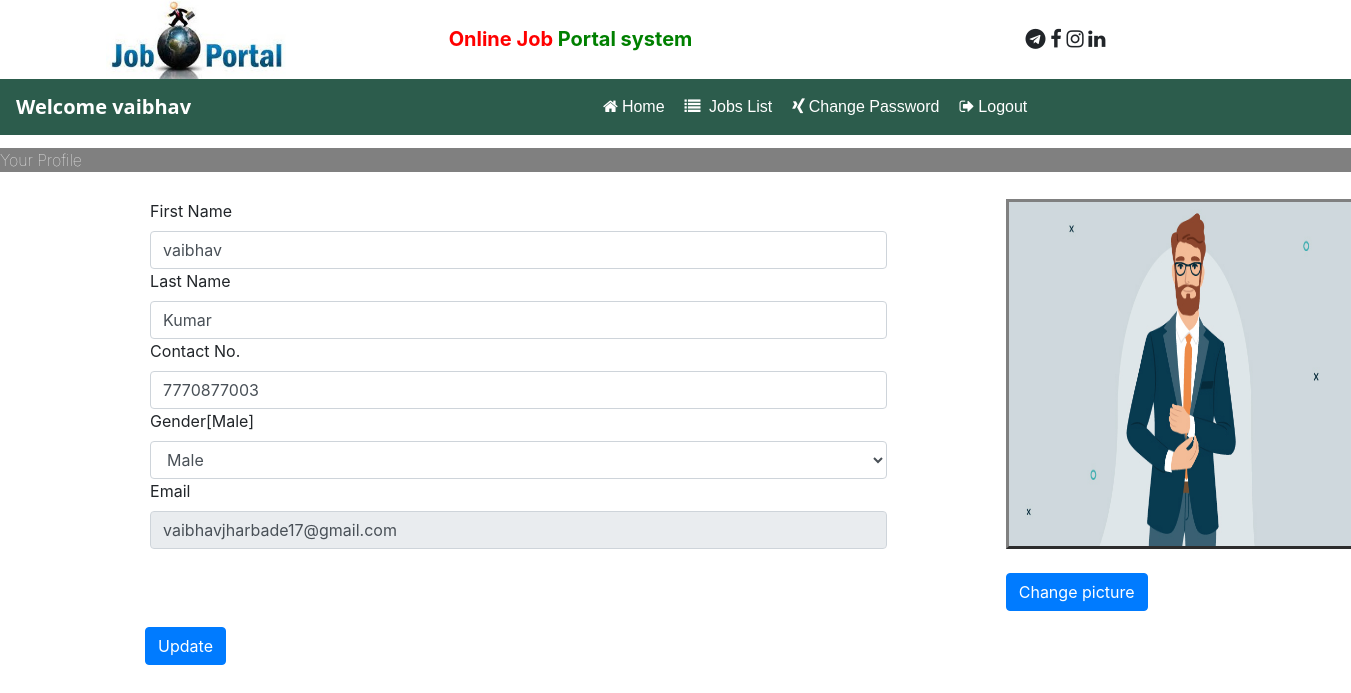
Screenshot of /userhome/ (signed in) with the database file from the repository.
### appp/models.py (models this page shows, shortened)
class S_user(models.Model):
    user=models.ForeignKey(User,on_delete=models.CASCADE)
    mobile=models.CharField(max_length=15,null=True)
    image=models.FileField(null=True)
    gender=models.CharField(max_length=10,null=True)
    types=models.CharField(max_length=10,null=True)

### appp/views.py (the view, shortened to what this page needs)
# urls.py: path('userhome/',Userhome,name='userhome'),
def Userhome(request):
    if not request.user.is_authenticated:
        return redirect('userlogin')
    user=request.user
    student=S_user.objects.get(user=user)
    error=""
    d={'rec':student,'error':error}
    return render(request,'userhome.html',d)

### appp/templates/userhome.html (shortened to what this page needs)
{%load static%}
{%block body%}
{%include 'usernav.html'%}
<marquee style="background: grey;margin-top: 1%;">
    <p style="margin-top: .5%;color: white;font-weight:20;">Your Profile</p>
</marquee>
<form  class="container" name="signup" style="margin: 2% 10% 0% 10%;" method="POST" enctype="multipart/form-data" >
    <div class="form-row">
    <div class="form-group col-md-8">
        <label>First Name</label>
        <input type="text" class="form-control" name="fname" value="{{rec.user.first_name}}">
        <label>Last Name</label>
        <input type="text" class="form-control" name="lname" value="{{rec.user.last_name}}">
        <label>Contact No.</label>
        <input type="text" class="form-control" name="contact" value="{{rec.mobile}}">
        <label>Gender[{{rec.gender}}]</label>
        <select class="form-control" name="gender" >
            <option value="Male">Male</option>
        </select>
        <label>Email</label>
        <input type="email" class="form-control" name="email" value="{{rec.user.username}}" readonly>
    </div>
    <div class="form-group col-md-4">
        <div class="box" style="padding-left: 30%;">
        <img  src="{{rec.image.url}}" style="width: 350;height: 350;border-style:outset;border-color: grey;" >
        <a class="btn btn-primary mt-4" href="{% url 'culogo' rec.id %}">Change picture</a>
    </div>
    </div>
    <input type="submit" value="Update" class="btn btn-primary" >
</form>
{%endblock%}

### appp/templates/usernav.html (shortened to what this page needs)
<html><head>
    {%load static %}
    <link rel="stylesheet" href="https://maxcdn.bootstrapcdn.com/bootstrap/4.5.2/css/bootstrap.min.css">
    <link rel="stylesheet" href="https://cdnjs.cloudflare.com/ajax/libs/font-awesome/4.7.0/css/font-awesome.min.css">
    <link rel="stylesheet" href="{% static 'css/style.css' %}">
</head></html>
<body>
    <div class="container">
        <div class="row">
            <div clas="col-sm-3">
                <img src="{% static 'images/download.jfif' %}" width="180px" heigth="150px">
            </div>
            <div class="col-sm-6 mt-4">
                <center>
                <span style="font-weight: bold; font-size: 20px;">
                    <span style="color:red;">Online Job</span>
                    <span style="color: green;">Portal system</span>
                </span>
            </center>
            </div>
            <div class="col-sm-3 mt-4 " style="padding-left: 170;">
                <span style="font-weight: bold; font-size: 20px;">
                    <span><i class="fa fa-telegram"></i></span>
                    <span><i class="fa fa-facebook"></i></span>
                    <span><i class="fa fa-instagram"></i></span>
                    <span><i class="fa fa-linkedin"></i></span>
                </span>
            </div>
        </div>
    </div>
    <nav class="navbar navbar-expand-sm" style="background-color: rgb(44, 92, 76);">
        <a class="navbar-brand text-white  " style="font-family: 'Segoe UI', Tahoma, Geneva, Verdana, sans-serif;font-weight: bold;">Welcome {{request.user.first_name}}</a>
        <ul class="navbar-nav">
            <li class="nav-item">
                <a class="nav-link c1" href="{% url 'userhome' %}" style="margin-left:388px;"><i class="fa fa-home mr-1"></i>Home</a>
            </li>
            <li class="nav-item">
                <a class="nav-link" href="{% url 'sjoblist' %}"><i class="fa fa-list mr-1"></i> Jobs List</a>
            </li>
            <li class="nav-item">
                <a class="nav-link" href="{% url 'cpuser' %}"><i class="fa fa-xing mr-1"></i>Change Password</a>
            </li>
            <li class="nav-item">
                <a class="nav-link" href="{% url 'Logout' %}"><i class="fa fa-sign-out mr-1"></i>Logout</a>
            </li>
        </ul>
    </nav>
</body>

### appp/static/css/style.css (style rules this page uses)
.nav-link { color:white !important; font-family: 'Lucida Sans', 'Lucida Sans Regular', 'Lucida Grande', 'Lucida Sans Unicode', Geneva, Verdana, sans-serif; margin-right: 4px; }

### rows the page displays
S_user: fname "vaibhav", lname "Kumar", contact "7770877003", gender "Male", email "vaibhavjharbade17@gmail.com", image (picture)

### other values shown
{{ request.user.first_name }} "vaibhav"
